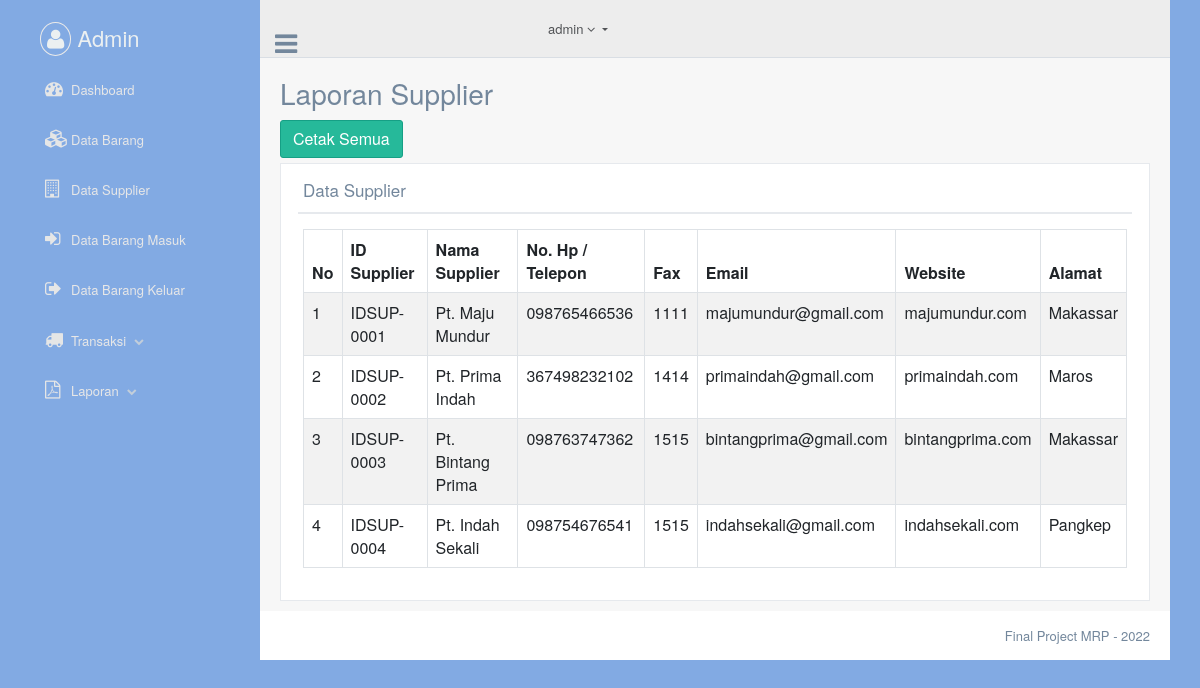
/admin/lap_supplier.php, run on the app's committed database.
### tables this page shows
CREATE TABLE `dta_supplier` (
  `id_supplier` varchar(20) NOT NULL,
  `nama` varchar(50) NOT NULL,
  `nomor` varchar(20) NOT NULL,
  `fax` varchar(10) NOT NULL,
  `email` varchar(30) NOT NULL,
  `website` varchar(20) NOT NULL,
  `alamat` text NOT NULL
);

### admin/lap_supplier.php (the view, shortened to what this page needs)
<?php include_once ('head.php') ?>
<body class="nav-md">
  <div class="container body">
    <div class="main_container">
      <?php include_once ('header.php'); ?>
      <div class="right_col" role="main">
        <div class="">
          <div class="page-title">
            <div class="title_left">
              <h3>Laporan Supplier</h3>
            </div>
          </div>
          <div class="clearfix"></div>
          <div class="row">
            <div class="col-lg-3 col-md-3 col-sm-6 col-xs-12">
              <a href="../laporan/lap_supplier_cetak.php" target="_blank">
                <button class="btn btn-success" type="submit" name="cetak">Cetak Semua</button>
              </a>
            </div>
          </div>
          <div class="row">
            <div class="col-md-12 col-sm-12 col-xs-12">
              <div class="x_panel">
                <div class="x_title">
                  <h2>Data Supplier</h2>
                  <div class="clearfix"></div>
                </div>
                <div class="x_content">
                  <table class="table table-striped table-bordered table-hover" id="datatables" style="width: 100%">
                    <thead>
                      <tr>
                        <th>No</th>
                        <th>ID Supplier</th>
                        <th>Nama Supplier</th>
                        <th>No. Hp / Telepon</th>
                        <th>Fax</th>
                        <th>Email</th>
                        <th>Website</th>
                        <th>Alamat</th>
                      </tr>
                    </thead>
                    <tbody>
                      <?php
                      include_once ('../db/koneksi.php');
                      $query = "SELECT * FROM dta_supplier";
                      $result = $mysqli->query($query);
                      $no = 1;
                      while ($row = $result->fetch_array(MYSQLI_ASSOC)) {
                       ?>
                      <tr>
                        <td><?php echo $no ?></td>
                        <td><?php echo $row['id_supplier']; ?></td>
                        <td><?php echo $row['nama']; ?></td>
                        <td><?php echo $row['nomor']; ?></td>
                        <td><?php echo $row['fax']; ?></td>
                        <td><?php echo $row['email']; ?></td>
                        <td><?php echo $row['website']; ?></td>
                        <td><?php echo $row['alamat']; ?></td>
                      </tr>
                      <?php
                      $no++;
                      }
                       ?>
                    </tbody>
                  </table>
                </div>
              </div>
            </div>
          </div>
        </div>
      </div>
      <?php include_once ('footer.php'); ?>
    </div>
  </div>
<?php include_once ('foot.php'); ?>

### data on the page
dta_supplier: id_supplier "IDSUP-0001", nama "Pt. Maju Mundur", nomor "098765466536", fax "1111", email "majumundur@gmail.com", website "majumundur.com", alamat "Makassar"
dta_supplier: id_supplier "IDSUP-0002", nama "Pt. Prima Indah", nomor "367498232102", fax "1414", email "primaindah@gmail.com", website "primaindah.com", alamat "Maros"
dta_supplier: id_supplier "IDSUP-0003", nama "Pt. Bintang Prima", nomor "098763747362", fax "1515", email "bintangprima@gmail.com", website "bintangprima.com", alamat "Makassar"
dta_supplier: id_supplier "IDSUP-0004", nama "Pt. Indah Sekali", nomor "098754676541", fax "1515", email "indahsekali@gmail.com", website "indahsekali.com", alamat "Pangkep"
